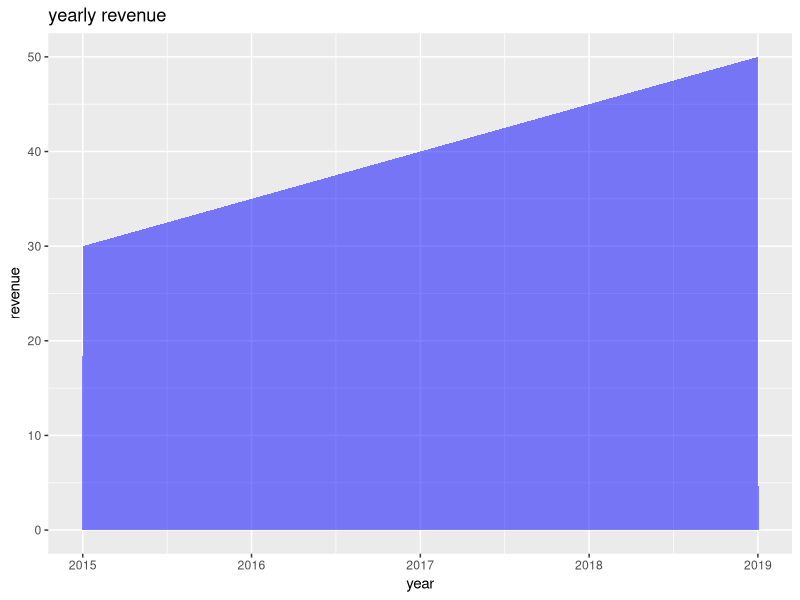

Write R code to recreate this figure.
library(ggplot2)
revenue_data=data.frame(
  year=c(2015,2016,2017,2018,2019),
  revenue=c(30,35,40,45,50)
)
ggplot(revenue_data, aes(x=year, y=revenue))+
  geom_area(fill="blue",alpha=0.5)+
  labs(title="yearly revenue",
       x="year",
       y="revenue")
